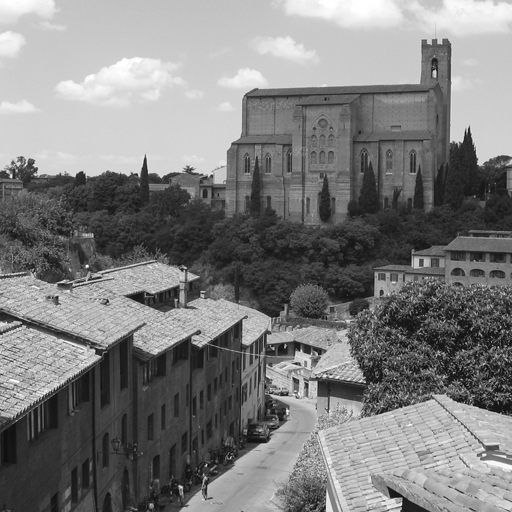
%> input picture Images/06.png, 512 x 512 px
$ octave testAttackingEffectOnWatermark.m   (GNU Octave 9; MATLAB toolbox functions it lacks are replaced by stand-ins)
%> lines starting %> are read from the running program, lines starting %| are printed output that depends on the picture; in (x1, y1, x2, y2) boxes, pixels count from 0 and x2, y2 are one past the last pixel; in counts of white or black regions, pixels touching at a corner belong together; the program's own positions count from 1
### BSS-DCT/DCT_embedding.m
function [imgWmed, bits] = DCT_embedding(imgIn, nb, k, seedKey, L, M, DEBUG)

% DCT_embedding: Embed multiple bits into and image in DCT domain
%
% <Inputs>
%   imgIn: Input image matrix.
%   nb: number of bits embedded. The paper below uses 50-200 bits
%   k:  strength of the embedding
%   seedKey: secret key shared by watermark embedder and detectors. It is a
%       seed to a pseudo random number generator
%   L:  the first L coefficient in the zig-zag scan of the full frame DCT
%       coefficients are skipped.
%   M:  The M coefficients from L+1 to L+M are used to embed watermark bits
%
% <Outputs>
%   bits: The sequence of bits that has been embeded into the image. It is
%       useful when we want to compare the embedded bits and extracted bits in
%       Monte Carlo simultion
%   imgWmed: watermarked image, converted to uint8. (to simulate quantization)
%
%
% <Author>
%   Bin Yan, 2013.4.14. yanbinhit@hotmail.com
%
% <Note>
% This implementation is based on the pseudocodes in the following papers
% [1] Angela D' Angelo, Mauro Barni, and Neri Merhav, Stochastic Image Warping
%     for Improved Watermark Desynchronization. EURASIP Journal on Information
%     Security. vol. 2008
% [2] Angela D' Angelo. Characterization and Quality Evaluation of
%     Geometric Distortion in Images with Applications to Digital Watermarking.
%     Ph.D. thesis. Universiy of Siena. 2009.
%==============================================================================

% setup default value for L and M
if nargin == 4
    L = 25000;  % this is the default used in the reference
    M = 16000;
end

% Generate a random binary message
bits = normrnd(0,1,nb,1)>0;

% Generate wateramrk pattern according to seedKey
rng(seedKey);
PN = 2 * (normrnd(0, 1, M, 1)>0) - 1;   % sequence of +/- 1's

% Read image and perform full-frame DCT
[r,c] = size(imgIn);
if (r<256) | ( c<256)
    error('The size of the image should be larger than 256x256');
end

dctMt = dct2(imgIn);

% Reorder the DCT coefficient in a zig-zag scan
T_total = ZigZag(dctMt);

T = T_total(L+1: L+M);
T_hat = zeros(M, 1);   % watermarked coefficients
T_hat = T;

% Embed bits into coefficients
lenBit = floor(M/nb);   % The length of the subvector that is used to embedd one bit
for bIdx = 1 : nb
    lowerLimit = (bIdx-1)*lenBit + 1;      % lower and upper limit of each segment
    UpperLimit = (bIdx-1)*lenBit + lenBit;

    if bits(bIdx) == 0
       T_hat(lowerLimit: UpperLimit) = T(lowerLimit: UpperLimit) + k .* PN(lowerLimit: UpperLimit);
    else
       T_hat(lowerLimit: UpperLimit) = T(lowerLimit: UpperLimit) - k .* PN(lowerLimit: UpperLimit);
    end

end

% Reinsert the vector T_hat in the zig-zag scan
T_total( L+1 : L+M ) = T_hat;

% Perform inverse scan
dctMtWmed = InvZigZag(T_total, r, c);

% Perform inverse DCT
imgWmed = idct2(dctMtWmed);

% 'Save' the watermarked image and messages
imgWmed = uint8(imgWmed);

if DEBUG == 1
    figure; imshow(imgWmed,[]); title('Watermarked image(DCT domain)');
end

### BSS-DCT/ZigZag.m
function   Izg = ZigZag ( I )

%
% 将矩阵I的元素按照 zigzag 方式生成一维向量 Izg
%
% <inputs>
%           I: matirx, usually the DCT coefficients of image
% <outputs>
%           Izg: vector, the result of zigzag scanning of matrix I
% <author>
%           Bin Yan, Signal processing lab, Research institute of automatic test and control
%                       Harbin Institute of technology, Harbin ,china
%                       yanbin@dsp.hit.edu.cn

% % testing data
% I = imread('lena.bmp');
% I = dct2(I);

[M,N] = size(I);

Izg = zeros(M*N,1);
i = 1;
j = 1;
nextState = 'h'; % 'h':horizontal, 'v' vertical, 'ld': left down, 'ru': right up --indication of direction
k = 1;
Izg(k) = I(1,1);
k = k+1;
while (i<M) | (j<N)
    if nextState == 'h'
        j = j+1;
        Izg(k) = I(i,j);
        k = k+1;
        if i ==1
            nextState = 'ld';
        else
            nextState = 'ru';
        end
    elseif nextState == 'ld'
        while (i<M) & (j>1)
            j = j-1;
            i = i+1;
            Izg(k) = I(i,j);
            k = k+1;
        end
        if i==M
            nextState = 'h';
        else
            nextState = 'v';
        end
    elseif nextState == 'v'
        i = i+1;
        Izg(k) = I(i,j);
        k = k+1;
        if j ==1
            nextState = 'ru';
        else
            nextState = 'ld';
        end
    elseif nextState == 'ru'
        while (i>1) & (j<N)
            i = i-1;
            j = j+1;
            Izg(k) = I(i,j);
            k = k+1;
        end
        if j == N
            nextState = 'v';
        else
            nextState = 'h';
        end
    end
end %end of while


### BSS-DCT/InvZigZag.m
 function   I = InvZigZag ( Izg, M, N)

%
% 将zigzag生成的一维向量变为矩阵形式
%
% <inputs>
%           Izg: vector, which is generated from matrix by zigzag scanning
%           M: number of rows of target matrix
%           N: number of columns of target matrix
% <outputs>
%           I: Output matrix,M by N.
% <author>
%           Bin Yan, Signal processing lab, Research institute of automatic test and control
%                       Harbin Institute of technology, Harbin ,china
%                       yanbin@dsp.hit.edu.cn

% % testing data
% I = imread('lena.bmp');
% I = dct2(I);


I = zeros(M,N);
i = 1;
j = 1;
nextState = 'h'; % 'h':horizontal, 'v' vertical, 'ld': left down, 'ru': right up --indication of direction
k = 1;
I(1,1) = Izg(k);
k = k+1;
while (i<M) | (j<N)
    if nextState == 'h'
        j = j+1;
        I(i,j) = Izg(k) ;
        k = k+1;
        if i ==1
            nextState = 'ld';
        else
            nextState = 'ru';
        end
    elseif nextState == 'ld'
        while (i<M) & (j>1)
            j = j-1;
            i = i+1;
            I(i,j) = Izg(k) ;
            k = k+1;
        end
        if i==M
            nextState = 'h';
        else
            nextState = 'v';
        end
    elseif nextState == 'v'
        i = i+1;
        I(i,j) = Izg(k) ;
        k = k+1;
        if j ==1
            nextState = 'ru';
        else
            nextState = 'ld';
        end
    elseif nextState == 'ru'
        while (i>1) & (j<N)
            i = i-1;
            j = j+1;
            I(i,j) = Izg(k) ;
            k = k+1;
        end
        if j == N
            nextState = 'v';
        else
            nextState = 'h';
        end
    end
end %end of while


### BatchTest/watermarkingWithAttacks.m
function  [BER, Dx, Dy] = watermarkingWithAttacks(imageIn, ...
                                        wmType,...
                                        wmParas,...
                                        attackType,...
                                        attackParas,...
                                        DEBUG)
% Watermark and attack an image (for nbits ranging from 50 to 200)
% <inputs>
%   imageIn: the image matrix to be watermarked and attacked
%   wmType:  can be 'dct', 'dwt'
%   wmParas: parameters needed to perform the watermark embedding and
%               detection
%   attackType: can be 'lpcd', 'clpcd', 'mrf', 'iterative', 'pyramid'
%   attackParas: parameters needed to perform the specified attacks
%   DEBUG: to show the intermediate results, set DEBUG = 1
% <output>
%   BER: bit error rate of the system

%-----------------------------------------------
% Embed watermark
%-----------------------------------------------
switch lower(wmType)
    case 'dct'
        k = wmParas.k;
        seedKey = wmParas.seedKey;
        L = wmParas.L;
        M = wmParas.M;
        nb = wmParas.nb;
        [imgWmed, bitsEmbedded] = DCT_embedding(imageIn, nb, k, seedKey, L, M, DEBUG);
    case 'dwt'
        k = wmParas.k;
        seedKey = wmParas.seedKey;
        nb = wmParas.nb;
        [imgWmed, bitsEmbedded] = DWT_embedding(imageIn, nb, k, seedKey, DEBUG);
    otherwise
        disp('Unknown watermarking method');
end

%------------------------------------------------
% Geometric attacks
%------------------------------------------------
switch lower(attackType)
    case 'lpcd'
        windowLenLPCD = attackParas.windowLen;
        levelLPCD = attackParas.level;
        [imgAttacked, Dx, Dy, dxLow, dyLow] ...
            = LPCD_outputField( num2str(windowLenLPCD),num2str(levelLPCD),imgWmed,DEBUG);
    case 'clpcd'
        windowLenCLPCD = attackParas.windowLen;
        levelCLPCD = attackParas.level;
        [imgAttacked, Dx, Dy, dxLow, dyLow] ...
            = CLPCD_outputField( num2str(windowLenCLPCD),num2str(levelCLPCD),imgWmed,DEBUG);
    case 'mrf'
        level = num2str(attackParas.level);
        stdev = num2str(attackParas.stdev);
        [imgAttacked, Dx, Dy, dxLow, dyLow] = ...
                                MRF_mod(level, stdev, imgWmed, DEBUG);
    case 'iterative'
        level = attackParas.level;
        window = attackParas.window;
        numIter = attackParas.numIter;
        [imgAttacked,DxOrig, DyOrig, Dx, Dy] = ...
             directSmoothIterative(imgWmed, level, window, numIter, DEBUG);
    case 'pyramid'
        level = attackParas.level;
        window = attackParas.window;
        [imgAttacked, DxOrig, DyOrig, Dx, Dy] = ...
                        directSmoothPyramid(imgWmed, level, window, DEBUG);
    case 'pyramidmrfin'
        level = attackParas.level;
        sigma = attackParas.stdev;
        [imgAttacked, DxOrig, DyOrig, Dx, Dy] = ...
                        directSmoothPyramidMrfIn(imgWmed, level, sigma, DEBUG);
    otherwise
        disp('Unknown attacking method.');
end

%-----------------------------
% Decode watermark
%------------------------------
switch lower(wmType)
    case 'dct'
        k = wmParas.k;
        seedKey = wmParas.seedKey;
        L = wmParas.L;
        M = wmParas.M;
        nb = wmParas.nb;
        BER = DCT_decoding(imgAttacked, nb, k, seedKey, L, M, bitsEmbedded);
    case 'dwt'
        k = wmParas.k;
        seedKey = wmParas.seedKey;
        nb = wmParas.nb;
        BER = DWT_decoding(imgAttacked, nb, k, seedKey, bitsEmbedded, DEBUG);
    otherwise
        disp('Unknown watermarking method');
end

### Attacks/CLPCD_outputField.m
%%%%%%%%%%%%%%%%%%%%%%%%%%%%%%%%%%%%%%%%%%%%%%%%%%%%%%%%%%%%%%%%%%%%%%%%%%%
% CLPCD attack
% Author: Angela D'Angelo
%
% INPUT arguments: window = size of the searching window
%                  level  = level of resolution
%                  image  = original image
%
% If you use this code for your research please cite:
%
% "Expanding the class of watermark de-synchronization attacks "
% M. Barni, A. D'Angelo, N. Merhav
% ACM Multimedia and Security Workshop, Dallas (USA),  September 20-21 2007
%%%%%%%%%%%%%%%%%%%%%%%%%%%%%%%%%%%%%%%%%%%%%%%%%%%%%%%%%%%%%%%%%%%%%%%%%%%
% Modification£º output also the displacement field
% Dx: displacement field in x direction
% Dy: displacement field in y direction
% image is now an image matrix instead of an image file.
% also accept and output color image now
% Bin Yan, yanbinhit@hotmail.com 2013
%==========================================================================

function  [attacked_image, Total_row, Total_column, dxLow, dyLow]...
    = CLPCD_outputField(window,level,image, debug)

% level of resolution
L=str2double(level);

% size of the searching window
N=str2double(window);

% read image to which apply the distortion
if size(image,3)>1
    im = double(rgb2gray(image));
else
    im = double(image);
end

dim_orig=size(im);

new=imresize(im,1/(2^L));
dim=size(new);

% generate displacement field at level of resolution L
matrix_row=zeros(dim(1,1),dim(1,2));
matrix_column=zeros(dim(1,1),dim(1,2));

for i= 1 : dim(1,1)
    for j= 1 : dim(1,2)
        % on the border a plain LPCD is applied
        if (i<floor(N/2)+1)|| (j<floor(N/2)+1)
            max_size=min(i,j)-1;
            W=(max_size*2)+1;
            perm=randperm(W^2);
            ind=perm(1,1);
            riga=ceil(ind/W);
            colonna=ind-((riga-1)*W);
            sx=-(floor(W/2)+1)+ riga;
            sy=-(floor(W/2)+1)+ colonna;
        elseif (i>dim(1,1)-floor(N/2))|| (j>dim(1,1)-floor(N/2))
            W=(max_size*2)+1;
            perm=randperm(W^2);
            ind=perm(1,1);
            riga=ceil(ind/W);
            colonna=ind-((riga-1)*W);
            sx=-(floor(W/2)+1)+ riga;
            sy=-(floor(W/2)+1)+ colonna;
        else
            % C-LPCD: the displacement of each pixel depend on the displace
            % ment of its previous pixel
            Ix=[max(-floor(N/2),matrix_row(i,j-1)-1):floor(N/2)];
            p=zeros(1,length(Ix));
            p(1,2:end)=1/((2*floor(N/2))+1);
            p(1,1)=1 - (1/((2*floor(N/2))+1))*(length(Ix)-1);
            perm=rando(p);
            sx=Ix(1,perm);

            Iy=[max(-floor(N/2),matrix_column(i-1,j)-1):floor(N/2)];
            p=zeros(1,length(Iy));
            p(1,2:end)=1/((2*floor(N/2))+1);
            p(1,1)=1 - (1/((2*floor(N/2))+1))*(length(Iy)-1);
            perm=rando(p);
            sy=Iy(1,perm);
        end
        matrix_row(i,j)=sx;
        matrix_column(i,j)=sy;
    end
end

% resize of the displacemnt filed
Total_row = (imresize(matrix_row,(2^L),'bilinear'));
Total_column = (imresize(matrix_column,(2^L),'bilinear'));
dxLow = matrix_row;
dyLow = matrix_column;

% displacement field applied to the image
row=zeros(dim_orig(1,1),dim_orig(1,2));
column=zeros(dim_orig(1,1),dim_orig(1,2));
for l=1:dim_orig(1)
    for m=1:dim_orig(2)
        row(l,m)=m + Total_row(l,m);
        column(l,m)=l + Total_column(l,m);
    end
end

if size(image,3)>1  % color image
    for kk = 1:3
        att(:,:,kk) = interp2(double(image(:,:,kk)),row,column,'bilinear');
    end
else  % graylevel image
    att=interp2(double(im),row,column,'bilinear');
end
attacked_image=uint8(att);

if debug == 1
    % show images
    figure;
    diff=uint8(image)-attacked_image;
    subplot(2,2,1),imshow(uint8(image)),title('Original image');
    subplot(2,2,2),imshow(attacked_image),title('Attacked image');
    subplot(2,2,3:4),imshow(diff),title('Differences');
end

end % end of function


### BatchTest/testAttackingEffectOnWatermark.m
 %testAttackingEffectOnWatermark.m
 close all; clear;
 DEBUG = 0;

prevDir = pwd;
[dir, dummy, dummy2] = fileparts(mfilename('fullpath'));
cd(dir);

% Testing images
addpath([dir  '\TestingImageSet']);
imgFiles{1}.name ='06.png';
imgFiles{2}.name ='07.png';
imgFiles{3}.name ='kejiyuan512.bmp';
imgFiles{4}.name ='roboticcenter512.bmp';
imgFiles{5}.name ='shanhaihuayuan512.bmp';
imgFiles{6}.name ='tushuguan512.bmp';
imgFiles{7}.name ='VerticalStripes.jpg';
imgFiles{8}.name ='yifulou512.bmp';
imgFiles{9}.name ='zhonglou512.bmp';
imgFiles{10}.name ='j1lou512.bmp';
imageFileIn = 'zhonglou512gray.bmp';


nb = [50 100 150 200];

%% DCT watermarking
wmType = 'dct';
resultFile = fopen('resultFileDCT.txt','w');
%----------------------------------------------
 % parameters for DCT embedding
 %----------------------------------------------
 wmParasDct.k = 5;
 wmParasDct.seedKey =  round(unifrnd(1, 100));
 wmParasDct.L = 25000;
 wmParasDct.M = 16000;
 %wmParasDct.nb will be specified in the loop


 % --------------------------------------------
 % DCT 1: Clpcd attacks
 % --------------------------------------------
 attackType = 'clpcd';
 clpcdParas = [6, 7; 6, 5; 5, 5];

 for i = 1:length(nb)

     wmParas = wmParasDct; % load parameters for watermarking system
     wmParas.nb = nb(i);

     for j = 1: size(clpcdParas,1)
         attackParasClpcd.windowLen = clpcdParas(j,2);
         attackParasClpcd.level = clpcdParas(j,1);
         attackParas = attackParasClpcd;

         for k = 1:10 % ten test images
             imageIn = imread(imgFiles{k}.name);
%> imageIn is the input picture: size 512x512 uint8; min 0, max 255, mean 126.4
             if size(imageIn,3)>1
                 imageIn = double(rgb2gray(imageIn));
             else
                 imageIn = double(imageIn);
%> imageIn: size 512x512 double
             end

             [BER(k), Dx, Dy]  = watermarkingWithAttacks(imageIn, ...
                 wmType,...
                 wmParas,...
                 attackType,...
                 attackParas,...
                 DEBUG);
%> the loop in ZigZag, `while (i<M) | (j<N)` made 2043 passes
%> after the loop in ZigZag, `while (i<M) | (j<N)`: i = 512; k = 262145; nextState = 'ru'
%> in InvZigZag, `I(1,1) = Izg(k);`:
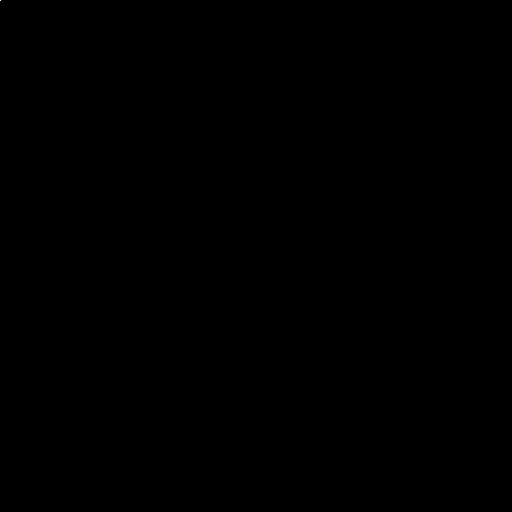
%> I: size 512x512 double; values 0 (black) and 64701.7 (white), 0% white in thin lines or dots, all inside (x1, y1, x2, y2) = (0, 0, 1, 1)
%> the loop in InvZigZag, `while (i<M) | (j<N)` made 2043 passes
%> after the loop in InvZigZag, `while (i<M) | (j<N)`: i = 512; k = 262145; nextState = 'ru'
%> in watermarkingWithAttacks, `[imgWmed, bitsEmbedded] = DCT_embedding(imageIn, nb, k, seedKey, L, M,..`: bitsEmbedded = 50 logical values, 27 true
%> in CLPCD_outputField, `new=imresize(im,1/(2^L));`: new = [210.9 202.5 202.2 200.4 214.3 219.7 197.1 208.8; 213.9 223.7 222.5 200.4 146.7 136 132.1 191.9; 163.7 166.9 169.7 149.9 103 93.4 85.44 102.3; 70.22 55.74 52.12 56.22 70.52 59.46 56.21 56.82; 130.8 143.9 133.3 95 62.45 68.27 86.5 90.16; 169.3 122 97.93 97.93 131.8 114 63.33 61.37; 85.5 49.49 49.76 58.36 140 151.8 153.7 142; 42.47 52.58 53.17 117.8 147.9 174 172.2 181.6]
%> the run ends on the next line
